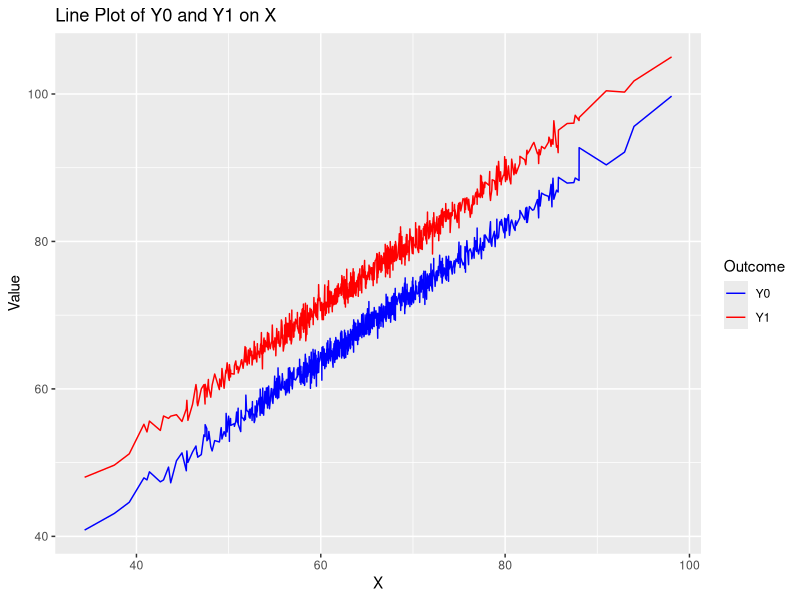

Reproduce this figure in R.
library(tidyverse)
library(tidyr)

data <- read.table(file = 'quiz_omni.txt', header = T, sep = "\t", fileEncoding = "UTF-8")

# Question 6:
true_SATE <- mean(data$Y1 - data$Y0)
true_SATE

# Reshape the data from wide to long format
data_long <- gather(data, key = "Outcome", value = "Value", Y0, Y1)

# Create a line plot with both Y0 and Y1 on X
ggplot(data_long, aes(x = X, y = Value, color = Outcome)) +
  geom_line() +
  labs(title = "Line Plot of Y0 and Y1 on X",
       x = "X",
       y = "Value") +
  scale_color_manual(values = c("Y0" = "blue", "Y1" = "red"))
# 
# # Set seed for reproducibility (and to get the right answer!):
# 
# RNGkind(sample.kind="Rounding")
# 
# set.seed(2021)
# 
# N <- 1000 # number of individuals
# 
# tau <- 7 # homogenous treatment effect
# 
# # Generate errors and pre-treatment covariates:
# 
# e0 <- rnorm(n = N, mean = 0, sd = 1)
# 
# e1 <- rnorm(n = N, mean = 0, sd = 1)
# 
# X <- rnorm(n = N, mean = 65, sd = 9)
# 
# # Compute potential outcomes based on linear relationship:
# 
# Y0 <- 10 + 0.9 * X + 0 + e0
# 
# Y1 <- 10 + 0.9 * X + tau + e1
# 
# # Create dataframe:
# 
# quiz_omni <- data.frame(X, Y0, Y1)
# 
# # Set seed for reproducibility
# 
# set.seed(2021)
# 
# Z <- sample(c(1,0), size = N, replace = TRUE) # Generate random treatment assignments
# 
# Yobs <- Z * Y1 + (1 - Z) * Y0 # Observed potential outcomes Y(Z)
# 
# # Create dataframe:
# 
# quiz_obs <- data.frame(X, Z, Yobs)

quiz_obs <- read.table(file = 'quiz_obs.txt', header = T, sep = "\t", fileEncoding = "UTF-8")

est_SATE <- mean(quiz_obs$Yobs[which(quiz_obs$Z == 1)]) - mean(quiz_obs$Yobs[which(quiz_obs$Z == 0)])
est_SATE

(true_SATE - est_SATE) / sqrt(var(quiz_obs$Yobs))
